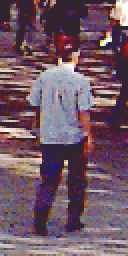
#> input picture Problem04-PedestrianDetection/databases/pedestrians128x64/per00077.ppm, 64 x 128 px (shown 2 times larger); its folder holds only this picture in this run
$ python main.py   (Python 2 division)
#> lines starting #> are read from the running program, lines starting #| are printed output that depends on the picture; long printed decimals are rounded
### Problem04-PedestrianDetection/mit_loader.py
import os
from PIL import Image
import numpy as np
from sys import stdout


CLEAR_LINE = '\x1b[2K'

class MITLoader:
    """docstring for MITLoader"""
    def __init__(self, path):
#> called with path = './databases/pedestrians128x64/'
        self.path = os.path.abspath(path)
        stdout.write('\rLoading database...')
        stdout.flush()
        self.get_images(self.path)
        stdout.write('\r' + CLEAR_LINE)
        stdout.flush()

    def get_images(self, path):
        self.images = []
        for image_path in self.get_files_from(path):
            image_pil = Image.open(image_path)
#> image_pil is the input picture: PIL image 64x128 RGB; mean R, G, B 112.3, 86.4, 100.2
            image_np = np.array(image_pil, 'uint8')
            self.images.append(image_np)

    def get_files_from(self, path):
        files = []
        for element in os.listdir(path):
            path_to_element = os.path.join(path, element)
            if os.path.isfile(path_to_element):
                files.append(path_to_element)
        return np.sort(files)

### Problem04-PedestrianDetection/pedestrian_detector.py
from hog import HOG
from pyramid import Pyramid
from windownize import Windownize
from gradient import Gradient

# Extras
import numpy as np
import cv2
import math
import matplotlib.pyplot as plt
import time


class PedestrianDetector:
    """Implementation of a pedestrian detector engine"""
    def __init__(self, images):
        self.images = images
#> self.images = 1 item
        # self.labels = labels
        self.configurations = {
            'minPyramidSize': (128, 64),
            'windowSize': (128, 64),
            'windowDisplacement': 8,
            'blockSize': (16, 16),
            'blockDisplacement': 8
        }
        self.hog_calculator = HOG()

    def train(self):
        for image in self.images:
            for img in self._pyramidize(image):
                img_ori, img_mag = self._gradient(img)
                a = self._windownize(img_ori)
                b = self._windownize(img_mag)
                for window_ori, window_mag in zip(a, b):
                    start = time.clock()
                    HOG().calculate(window_ori, window_mag)
                    print "Tempo:", (time.clock() - start)
#> this loop made 1 pass
#| Tempo: 2.554
#> pass 1, in _split, `red = image[:, :, 2]`:
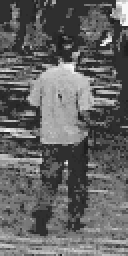
#> red: shape (128, 64) (shown 2 times larger); min 23, max 247, mean 100.2
#> pass 1, in _split, `green = image[:, :, 1]`:
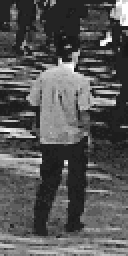
#> green: shape (128, 64) (shown 2 times larger); min 23, max 254, mean 86.4
#> pass 1, in _split, `blue = image[:, :, 0]`:
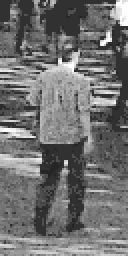
#> blue: shape (128, 64) (shown 2 times larger); min 37, max 253, mean 112.3
#> after the loop:
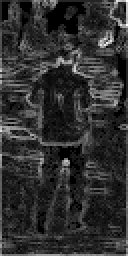
#> img_mag: shape (128, 64) float64 (shown 2 times larger); min 0, max 335.4, mean 63.3; drawn with min black and max white
#> after the loop:
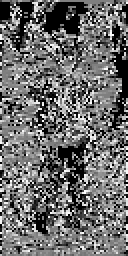
#> img_ori: shape (128, 64) float64 (shown 2 times larger); min 0, max 3.14, mean 1.34; drawn with min black and max white

    def _pyramidize(self, image):
        return Pyramid.call(
            image, minSize=self.configurations['minPyramidSize']
        )

    def _windownize(self, image):
        return Windownize.call(
            image,
            self.configurations['windowSize'],
            self.configurations['windowDisplacement']
        )

    def _gradient(self, image):
        return Gradient().call(image)

### Problem04-PedestrianDetection/gradient.py
import numpy as np
import matplotlib.pyplot as plt
import math
from scipy import signal


class Gradient:

    def call(self, image):
        grad_x = self._gradient_x(image)
        grad_y = self._gradient_y(image)
        return self._orientation_and_magnitude(grad_x, grad_y)

    def _gradient_x(self, image):
        grad = []
        filt = np.array([[-1, 0, 1]])
        for channel in self._split(image):
            grad.append(signal.convolve2d(channel, filt, mode='same'))
        return np.array(grad)

    def _gradient_y(self, image):
        grad = []
        filt = np.array([[-1], [0], [1]])
        for channel in self._split(image):
            grad.append(signal.convolve2d(channel, filt, mode='same'))
        return np.array(grad)

    def _orientation_and_magnitude(self, grad_x, grad_y):
        channels, heigth, width = grad_x.shape
        orientations = np.zeros((heigth, width))
        magnitudes = np.zeros((heigth, width))
        for i in xrange(heigth):
            for j in xrange(width):
                mag = []
                ori = []
                for channel in xrange(channels):
                    mag.append(
                        self._magnitude(
                            grad_x[channel][i][j],
                            grad_y[channel][i][j]
                        )
                    )
                    ori.append(
                        self._orientation(
                            grad_x[channel][i][j],
                            grad_y[channel][i][j]
                        )
                    )
                m = max(mag)
                magnitudes[i][j] = m
                orientations[i][j] = ori[mag.index(m)]
        return np.absolute(orientations), magnitudes

    def _split(self, image):
        red = image[:, :, 2]
        green = image[:, :, 1]
        blue = image[:, :, 0]
        return red, green, blue

    def _magnitude(self, value1, value2):
        return math.sqrt(value1 * value1 + value2 * value2)

    def _orientation(self, x, y):
        return math.atan2(y, x) % math.pi

### Problem04-PedestrianDetection/hog.py
from blocknizer import Blocknizer
from matrix_four_split import MatrixFourSplit
import numpy as np
import math


class HOG:
    def __init__(self):
        self.configurations = {
            'blockSize': (16, 16),
            'blockDisplacement': 8
        }
        self._buckets = None

    def calculate(self, orientations, magnitudes):
        hog = []
        blocks = self._blocknize_both(orientations, magnitudes)
        for block_ori, block_mag in blocks:
            for cell_ori, cell_mag in self._get_cells(block_ori, block_mag):
                hog += self._trilinear_interpolation(cell_ori, cell_mag)
        return self._normalize(hog)

    def _normalize(self, original_vector):
        vector = np.array(original_vector)
        return vector/np.sum(vector)

    def _blocknize_both(self, m1, m2):
        blocks_m1 = self._blocknize(m1)
        blocks_m2 = self._blocknize(m2)
        return zip(blocks_m1, blocks_m2)

    def _blocknize(self, matrix):
        return Blocknizer.call(
            matrix,
            self.configurations['blockSize'],
            self.configurations['blockDisplacement']
        )

    def _get_cells(self, orientations, magnitudes):
        cells_ori = self._split_matrix_in_four(orientations)
        cells_mag = self._split_matrix_in_four(magnitudes)
        return zip(cells_ori, cells_mag)

    def _split_matrix_in_four(self, matrix):
        return MatrixFourSplit.split(matrix)

    def _trilinear_interpolation(self, orientations, magnitudes):
        histogram = {i: 0 for i in xrange(10, 180, 20)}
        height, width = orientations.shape
        for line in xrange(height):
            for col in xrange(width):
                values = self._find_values(
                    orientations[line][col], magnitudes[line][col]
                )
                self._add_dict(histogram, values)
        return self._sort_dict(histogram)

    def _sort_dict(self, dictionary):
        sorted_dict = []
        for key in sorted(dictionary):
            sorted_dict.append(dictionary[key])
        return sorted_dict

    def _add_dict(self, dict1, dict2):
        for key in dict2.keys():
            dict1[key] += dict2[key]

    def _find_values(self, angle_rad, magnitude):
        angle = math.degrees(angle_rad)
        buckets = self._create_buckets()
        values = {}
        if angle >= 170:
            values[170] = magnitude
        elif angle <= 10:
            values[10] = magnitude
        else:
            for bucket in buckets:
                if bucket[0] <= angle <= bucket[1]:
                    dist = bucket[1] - bucket[0]
                    values[bucket[0]] = ((bucket[1] - angle)/dist) * magnitude
                    values[bucket[1]] = ((angle - bucket[0])/dist) * magnitude
                    break
        return values

    def _create_buckets(self):
        if self._buckets is None:
            self._buckets = zip(
                range(10, 180, 20),
                range(30, 180, 20)
            )
        return self._buckets

### Problem04-PedestrianDetection/matrix_four_split.py
import numpy as np


class MatrixFourSplit:
    @staticmethod
    def split(matrix_original):
        matrix = np.array(matrix_original)
        result = []
        heigth, width = matrix.shape
        result.append(matrix[0:heigth/2,0:width/2])
        result.append(matrix[heigth/2:,0:width/2])
        result.append(matrix[0:heigth/2,width/2:])
        result.append(matrix[heigth/2:,width/2:])
        return result

### Problem04-PedestrianDetection/blocknizer.py
class Blocknizer:
    @staticmethod
    def call(matrix, size=(16, 16), displacement=8):
        heigth, width = matrix.shape
        blockHeigth, blockWidth = size
        for i in xrange(0, heigth - blockHeigth + 1, displacement):
            for j in xrange(0, width - blockWidth + 1, displacement):
                yield matrix[i:i + blockHeigth, j: j + blockWidth]

### Problem04-PedestrianDetection/pyramid.py
import imutils


class Pyramid:
    """docstring for Pyramid"""
    @staticmethod
    def call(image, scale=2, minSize=(128, 64)):
        # yield the original image
        yield image

        # keep looping over the pyramid
        while True:
            # compute the new dimensions of the image and resize it
            w = int(image.shape[1] / scale)
            image = imutils.resize(image, width=w)

            # if the resized image does not meet the supplied minimum
            # size, then stop constructing the pyramid
            if image.shape[0] < minSize[1] or image.shape[1] < minSize[0]:
                break

            # yield the next image in the pyramid
            yield image

### Problem04-PedestrianDetection/windownize.py
class Windownize:
    @staticmethod
    def call(image, windowSize=(128, 64), displacement=8):
        heigth, width = windowSize
        img_heigth, img_width = image.shape
        for i in xrange(0, img_heigth - heigth + 1, displacement):
            for j in xrange(0, img_width - width + 1, displacement):
                yield image[i:i + heigth, j:j + width]

### Problem04-PedestrianDetection/main.py
from mit_loader import MITLoader
from pedestrian_detector import PedestrianDetector


loader = MITLoader('./databases/pedestrians128x64/')
detector = PedestrianDetector(loader.images)
detector.train()

$ run again, on Problem04-PedestrianDetection/databases/pedestrians128x64/per00334.ppm
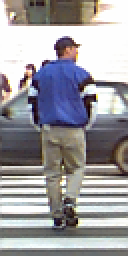
#> input picture Problem04-PedestrianDetection/databases/pedestrians128x64/per00334.ppm, 64 x 128 px (shown 2 times larger)
#> in get_images, image_pil is the input picture: PIL image 64x128 RGB; mean R, G, B 156.4, 154.4, 158.3
#> self.images = 1 item
#> the loop in train, `for image in self.images:` made 1 pass
#> (printed output is left out)
#> after the loop in train, `for image in self.images:`:
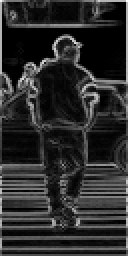
#> img_mag: shape (128, 64) float64 (shown 2 times larger); min 0, max 359.2, mean 62; drawn with min black and max white
#> after the loop in train, `for image in self.images:`:
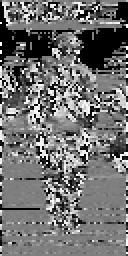
#> img_ori: shape (128, 64) float64 (shown 2 times larger); min 0, max 3.14, mean 1.39; drawn with min black and max white

$ run again, on Problem04-PedestrianDetection/databases/pedestrians128x64/per00382.ppm
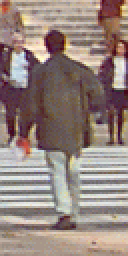
#> input picture Problem04-PedestrianDetection/databases/pedestrians128x64/per00382.ppm, 64 x 128 px (shown 2 times larger)
#> in get_images, image_pil is the input picture: PIL image 64x128 RGB; mean R, G, B 149.2, 132.2, 125.7
#> self.images = 1 item
#> the loop in train, `for image in self.images:` made 1 pass
#> (printed output is left out)
#> pass 1, in _split, `blue = image[:, :, 0]`:
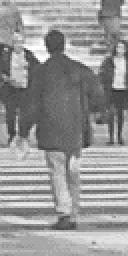
#> blue: shape (128, 64) (shown 2 times larger); min 49, max 254, mean 149.2
#> after the loop in train, `for image in self.images:`:
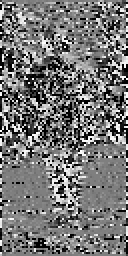
#> img_ori: shape (128, 64) float64 (shown 2 times larger); min 0, max 3.14, mean 1.45; drawn with min black and max white

$ run again, on Problem04-PedestrianDetection/databases/pedestrians128x64/per00703.ppm
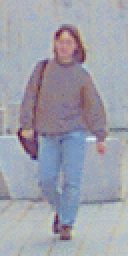
#> input picture Problem04-PedestrianDetection/databases/pedestrians128x64/per00703.ppm, 64 x 128 px (shown 2 times larger)
#> in get_images, image_pil is the input picture: PIL image 64x128 RGB; mean R, G, B 158.7, 160.1, 170.7
#> self.images = 1 item
#> the loop in train, `for image in self.images:` made 1 pass
#> (printed output is left out)
#> pass 1, in _split, `blue = image[:, :, 0]`:
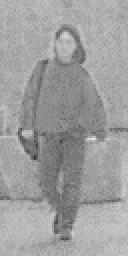
#> blue: shape (128, 64) (shown 2 times larger); min 53, max 234, mean 158.7
#> after the loop in train, `for image in self.images:`:
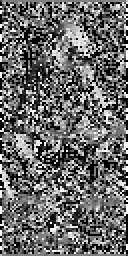
#> img_ori: shape (128, 64) float64 (shown 2 times larger); min 0, max 3.14, mean 1.3; drawn with min black and max white
